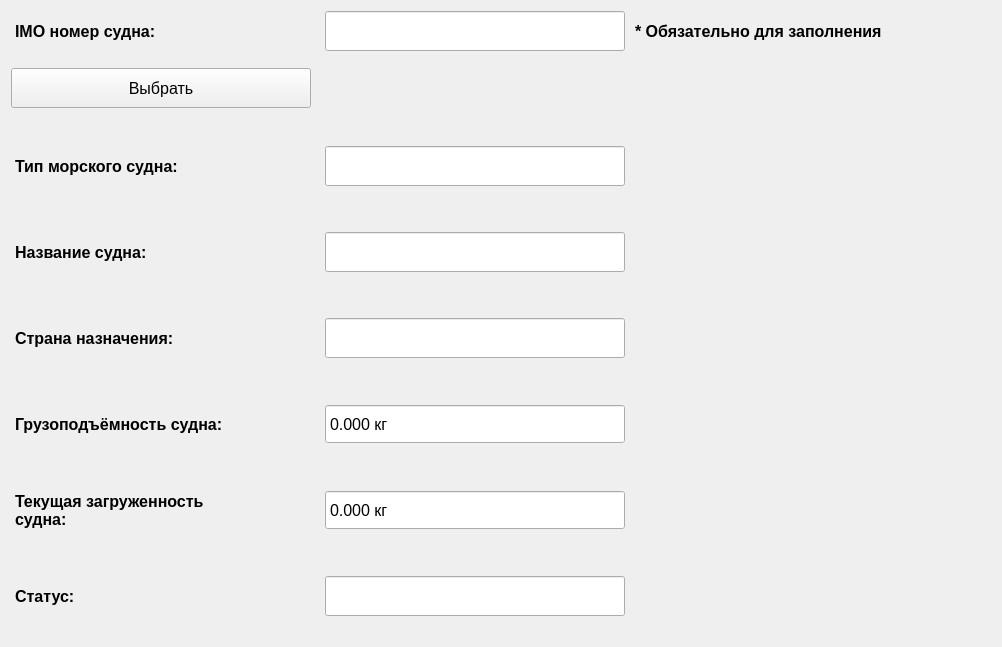
      <widget class="QWidget" name="scrollAreaWidgetContents_6">
       <property name="geometry">
        <rect>
         <x>0</x>
         <y>0</y>
         <width>1002</width>
         <height>647</height>
        </rect>
       </property>
       <layout class="QVBoxLayout" name="verticalLayout_6">
        <item>
         <layout class="QHBoxLayout" name="horizontalLayout_181">
          <item>
           <widget class="QLabel" name="ship_IMO_read_label">
            <property name="sizePolicy">
             <sizepolicy hsizetype="Fixed" vsizetype="Fixed">
              <horstretch>0</horstretch>
              <verstretch>0</verstretch>
             </sizepolicy>
            </property>
            <property name="minimumSize">
             <size>
              <width>300</width>
              <height>40</height>
             </size>
            </property>
            <property name="font">
             <font>
              <pointsize>12</pointsize>
              <bold>true</bold>
             </font>
            </property>
            <property name="text">
             <string>IMO номер судна:</string>
            </property>
           </widget>
          </item>
          <item>
           <widget class="QLineEdit" name="ship_IMO_read_edit">
            <property name="sizePolicy">
             <sizepolicy hsizetype="Fixed" vsizetype="Fixed">
              <horstretch>0</horstretch>
              <verstretch>0</verstretch>
             </sizepolicy>
            </property>
            <property name="minimumSize">
             <size>
              <width>300</width>
              <height>40</height>
             </size>
            </property>
            <property name="font">
             <font>
              <pointsize>12</pointsize>
             </font>
            </property>
           </widget>
          </item>
          <item>
           <widget class="QLabel" name="ship_IMO_read_note_label">
            <property name="sizePolicy">
             <sizepolicy hsizetype="Fixed" vsizetype="Fixed">
              <horstretch>0</horstretch>
              <verstretch>0</verstretch>
             </sizepolicy>
            </property>
            <property name="minimumSize">
             <size>
              <width>350</width>
              <height>40</height>
             </size>
            </property>
            <property name="font">
             <font>
              <pointsize>12</pointsize>
              <bold>true</bold>
             </font>
            </property>
            <property name="text">
             <string>* Обязательно для заполнения</string>
            </property>
           </widget>
          </item>
         </layout>
        </item>
        <item>
         <layout class="QHBoxLayout" name="horizontalLayout_184">
          <item>
           <widget class="QPushButton" name="ship_choose_read_button">
            <property name="enabled">
             <bool>true</bool>
            </property>
            <property name="minimumSize">
             <size>
              <width>300</width>
              <height>40</height>
             </size>
            </property>
            <property name="maximumSize">
             <size>
              <width>300</width>
              <height>16777215</height>
             </size>
            </property>
            <property name="font">
             <font>
              <pointsize>12</pointsize>
             </font>
            </property>
            <property name="text">
             <string>Выбрать</string>
            </property>
           </widget>
          </item>
          <item>
           <widget class="QLabel" name="ship_choose_read_label">
            <property name="minimumSize">
             <size>
              <width>650</width>
              <height>40</height>
             </size>
            </property>
            <property name="font">
             <font>
              <pointsize>12</pointsize>
              <bold>true</bold>
             </font>
            </property>
            <property name="text">
             <string/>
            </property>
           </widget>
          </item>
         </layout>
        </item>
        <item>
         <layout class="QHBoxLayout" name="horizontalLayout_182">
          <item>
           <widget class="QLabel" name="ship_type_read_label">
            <property name="sizePolicy">
             <sizepolicy hsizetype="Fixed" vsizetype="Fixed">
              <horstretch>0</horstretch>
              <verstretch>0</verstretch>
             </sizepolicy>
            </property>
            <property name="minimumSize">
             <size>
              <width>300</width>
              <height>80</height>
             </size>
            </property>
            <property name="font">
             <font>
              <pointsize>12</pointsize>
              <bold>true</bold>
             </font>
            </property>
            <property name="text">
             <string>Тип морского судна:</string>
            </property>
           </widget>
          </item>
          <item>
           <widget class="QLineEdit" name="ship_type_read_edit">
            <property name="sizePolicy">
             <sizepolicy hsizetype="Fixed" vsizetype="Fixed">
              <horstretch>0</horstretch>
              <verstretch>0</verstretch>
             </sizepolicy>
            </property>
            <property name="minimumSize">
             <size>
              <width>300</width>
              <height>40</height>
             </size>
            </property>
            <property name="font">
             <font>
              <pointsize>12</pointsize>
             </font>
            </property>
            <property name="readOnly">
             <bool>true</bool>
            </property>
           </widget>
          </item>
          <item>
           <widget class="QLabel" name="ship_type_read_note_label">
            <property name="sizePolicy">
             <sizepolicy hsizetype="Fixed" vsizetype="Fixed">
              <horstretch>0</horstretch>
              <verstretch>0</verstretch>
             </sizepolicy>
            </property>
            <property name="minimumSize">
             <size>
              <width>350</width>
              <height>40</height>
             </size>
            </property>
            <property name="font">
             <font>
              <pointsize>12</pointsize>
              <bold>true</bold>
             </font>
            </property>
            <property name="text">
             <string/>
            </property>
           </widget>
          </item>
         </layout>
        </item>
        <item>
         <layout class="QHBoxLayout" name="horizontalLayout_183">
          <item>
           <widget class="QLabel" name="ship_name_read_label">
            <property name="sizePolicy">
             <sizepolicy hsizetype="Fixed" vsizetype="Fixed">
              <horstretch>0</horstretch>
              <verstretch>0</verstretch>
             </sizepolicy>
            </property>
            <property name="minimumSize">
             <size>
              <width>300</width>
              <height>80</height>
             </size>
            </property>
            <property name="font">
             <font>
              <pointsize>12</pointsize>
              <bold>true</bold>
             </font>
            </property>
            <property name="text">
             <string>Название судна:</string>
            </property>
           </widget>
          </item>
          <item>
           <widget class="QLineEdit" name="ship_name_read_edit">
            <property name="sizePolicy">
             <sizepolicy hsizetype="Fixed" vsizetype="Fixed">
              <horstretch>0</horstretch>
              <verstretch>0</verstretch>
             </sizepolicy>
            </property>
            <property name="minimumSize">
             <size>
              <width>300</width>
              <height>40</height>
             </size>
            </property>
            <property name="font">
             <font>
              <pointsize>12</pointsize>
             </font>
            </property>
            <property name="readOnly">
             <bool>true</bool>
            </property>
           </widget>
          </item>
          <item>
           <widget class="QLabel" name="ship_name_read_note_label">
            <property name="sizePolicy">
             <sizepolicy hsizetype="Fixed" vsizetype="Fixed">
              <horstretch>0</horstretch>
              <verstretch>0</verstretch>
             </sizepolicy>
            </property>
            <property name="minimumSize">
             <size>
              <width>350</width>
              <height>40</height>
             </size>
            </property>
            <property name="font">
             <font>
              <pointsize>12</pointsize>
              <bold>true</bold>
             </font>
            </property>
            <property name="text">
             <string/>
            </property>
           </widget>
          </item>
         </layout>
        </item>
        <item>
         <layout class="QHBoxLayout" name="horizontalLayout_192">
          <item>
           <widget class="QLabel" name="ship_country_read_label">
            <property name="sizePolicy">
             <sizepolicy hsizetype="Fixed" vsizetype="Fixed">
              <horstretch>0</horstretch>
              <verstretch>0</verstretch>
             </sizepolicy>
            </property>
            <property name="minimumSize">
             <size>
              <width>300</width>
              <height>80</height>
             </size>
            </property>
            <property name="font">
             <font>
              <pointsize>12</pointsize>
              <bold>true</bold>
             </font>
            </property>
            <property name="text">
             <string>Страна назначения:</string>
            </property>
           </widget>
          </item>
          <item>
           <widget class="QLineEdit" name="ship_country_read_edit">
            <property name="sizePolicy">
             <sizepolicy hsizetype="Fixed" vsizetype="Fixed">
              <horstretch>0</horstretch>
              <verstretch>0</verstretch>
             </sizepolicy>
            </property>
            <property name="minimumSize">
             <size>
              <width>300</width>
              <height>40</height>
             </size>
            </property>
            <property name="font">
             <font>
              <pointsize>12</pointsize>
             </font>
            </property>
            <property name="readOnly">
             <bool>true</bool>
            </property>
           </widget>
          </item>
          <item>
           <widget class="QLabel" name="ship_country_read_note_label">
            <property name="sizePolicy">
             <sizepolicy hsizetype="Fixed" vsizetype="Fixed">
              <horstretch>0</horstretch>
              <verstretch>0</verstretch>
             </sizepolicy>
            </property>
            <property name="minimumSize">
             <size>
              <width>350</width>
              <height>40</height>
             </size>
            </property>
            <property name="font">
             <font>
              <pointsize>12</pointsize>
              <bold>true</bold>
             </font>
            </property>
            <property name="text">
             <string/>
            </property>
           </widget>
          </item>
         </layout>
        </item>
        <item>
         <layout class="QHBoxLayout" name="horizontalLayout_185">
          <item>
           <widget class="QLabel" name="ship_carrying_read_label">
            <property name="sizePolicy">
             <sizepolicy hsizetype="Fixed" vsizetype="Fixed">
              <horstretch>0</horstretch>
              <verstretch>0</verstretch>
             </sizepolicy>
            </property>
            <property name="minimumSize">
             <size>
              <width>300</width>
              <height>80</height>
             </size>
            </property>
            <property name="font">
             <font>
              <pointsize>12</pointsize>
              <bold>true</bold>
             </font>
            </property>
            <property name="text">
             <string>Грузоподъёмность судна:</string>
            </property>
           </widget>
          </item>
          <item>
           <widget class="QDoubleSpinBox" name="ship_carrying_read_spin">
            <property name="minimumSize">
             <size>
              <width>300</width>
              <height>40</height>
             </size>
            </property>
            <property name="maximumSize">
             <size>
              <width>300</width>
              <height>16777215</height>
             </size>
            </property>
            <property name="baseSize">
             <size>
              <width>300</width>
              <height>0</height>
             </size>
            </property>
            <property name="font">
             <font>
              <pointsize>12</pointsize>
             </font>
            </property>
            <property name="readOnly">
             <bool>true</bool>
            </property>
            <property name="buttonSymbols">
             <enum>QAbstractSpinBox::ButtonSymbols::NoButtons</enum>
            </property>
            <property name="suffix">
             <string> кг</string>
            </property>
            <property name="decimals">
             <number>3</number>
            </property>
            <property name="maximum">
             <double>10000000.000000000000000</double>
            </property>
            <property name="singleStep">
             <double>0.001000000000000</double>
            </property>
           </widget>
          </item>
          <item>
           <widget class="QLabel" name="ship_carrying_read_note_label">
            <property name="sizePolicy">
             <sizepolicy hsizetype="Fixed" vsizetype="Fixed">
              <horstretch>0</horstretch>
              <verstretch>0</verstretch>
             </sizepolicy>
            </property>
            <property name="minimumSize">
             <size>
              <width>350</width>
              <height>40</height>
             </size>
            </property>
            <property name="font">
             <font>
              <pointsize>12</pointsize>
              <bold>true</bold>
             </font>
            </property>
            <property name="text">
             <string/>
            </property>
           </widget>
          </item>
         </layout>
        </item>
        <item>
         <layout class="QHBoxLayout" name="horizontalLayout_186">
          <item>
           <widget class="QLabel" name="workload_read_label">
            <property name="sizePolicy">
             <sizepolicy hsizetype="Fixed" vsizetype="Fixed">
              <horstretch>0</horstretch>
              <verstretch>0</verstretch>
             </sizepolicy>
            </property>
            <property name="minimumSize">
             <size>
              <width>300</width>
              <height>80</height>
             </size>
            </property>
            <property name="font">
             <font>
              <pointsize>12</pointsize>
              <bold>true</bold>
             </font>
            </property>
            <property name="text">
             <string>Текущая загруженность
судна:</string>
            </property>
           </widget>
          </item>
          <item>
           <widget class="QDoubleSpinBox" name="workload_read_spin">
            <property name="minimumSize">
             <size>
              <width>300</width>
              <height>40</height>
             </size>
            </property>
            <property name="maximumSize">
             <size>
              <width>300</width>
              <height>16777215</height>
             </size>
            </property>
            <property name="baseSize">
             <size>
              <width>300</width>
              <height>0</height>
             </size>
            </property>
            <property name="font">
             <font>
              <pointsize>12</pointsize>
             </font>
            </property>
            <property name="readOnly">
             <bool>true</bool>
            </property>
            <property name="buttonSymbols">
             <enum>QAbstractSpinBox::ButtonSymbols::NoButtons</enum>
            </property>
            <property name="suffix">
             <string> кг</string>
            </property>
            <property name="decimals">
             <number>3</number>
            </property>
            <property name="maximum">
             <double>10000000.000000000000000</double>
            </property>
            <property name="singleStep">
             <double>0.001000000000000</double>
            </property>
           </widget>
          </item>
          <item>
           <widget class="QLabel" name="workload_read_note_label">
            <property name="sizePolicy">
             <sizepolicy hsizetype="Fixed" vsizetype="Fixed">
              <horstretch>0</horstretch>
              <verstretch>0</verstretch>
             </sizepolicy>
            </property>
            <property name="minimumSize">
             <size>
              <width>350</width>
              <height>40</height>
             </size>
            </property>
            <property name="font">
             <font>
              <pointsize>12</pointsize>
              <bold>true</bold>
             </font>
            </property>
            <property name="text">
             <string/>
            </property>
           </widget>
          </item>
         </layout>
        </item>
        <item>
         <layout class="QHBoxLayout" name="horizontalLayout_193">
          <item>
           <widget class="QLabel" name="ship_status_read_label">
            <property name="sizePolicy">
             <sizepolicy hsizetype="Fixed" vsizetype="Fixed">
              <horstretch>0</horstretch>
              <verstretch>0</verstretch>
             </sizepolicy>
            </property>
            <property name="minimumSize">
             <size>
              <width>300</width>
              <height>80</height>
             </size>
            </property>
            <property name="font">
             <font>
              <pointsize>12</pointsize>
              <bold>true</bold>
             </font>
            </property>
            <property name="text">
             <string>Статус:</string>
            </property>
           </widget>
          </item>
          <item>
           <widget class="QLineEdit" name="ship_status_read_edit">
            <property name="sizePolicy">
             <sizepolicy hsizetype="Fixed" vsizetype="Fixed">
              <horstretch>0</horstretch>
              <verstretch>0</verstretch>
             </sizepolicy>
            </property>
            <property name="minimumSize">
             <size>
              <width>300</width>
              <height>40</height>
             </size>
            </property>
            <property name="font">
             <font>
              <pointsize>12</pointsize>
             </font>
            </property>
            <property name="readOnly">
             <bool>true</bool>
            </property>
           </widget>
          </item>
          <item>
           <widget class="QLabel" name="ship_status_read_note_label">
            <property name="sizePolicy">
             <sizepolicy hsizetype="Fixed" vsizetype="Fixed">
              <horstretch>0</horstretch>
              <verstretch>0</verstretch>
             </sizepolicy>
            </property>
            <property name="minimumSize">
             <size>
              <width>350</width>
              <height>40</height>
             </size>
            </property>
            <property name="font">
             <font>
              <pointsize>12</pointsize>
              <bold>true</bold>
             </font>
            </property>
            <property name="text">
             <string/>
            </property>
           </widget>
          </item>
         </layout>
        </item>
       </layout>
      </widget>
